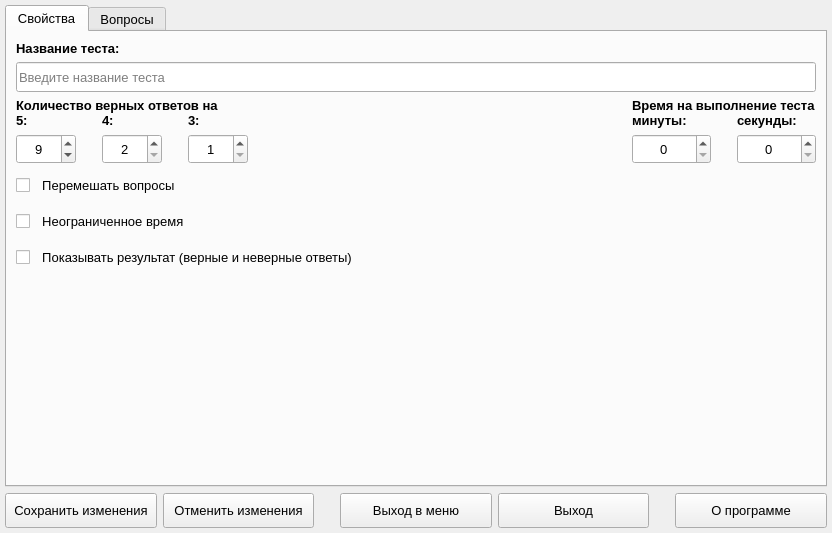
<?xml version="1.0" encoding="UTF-8"?>
<ui version="4.0">
 <class>MainTests</class>
 <widget class="QMainWindow" name="MainTests">
  <property name="geometry">
   <rect>
    <x>0</x>
    <y>0</y>
    <width>832</width>
    <height>533</height>
   </rect>
  </property>
  <property name="windowTitle">
   <string>Учебная оболочка [Редактирование теста]</string>
  </property>
  <widget class="QWidget" name="centralWidget">
   <layout class="QVBoxLayout" name="verticalLayout_13">
    <property name="leftMargin">
     <number>5</number>
    </property>
    <property name="topMargin">
     <number>5</number>
    </property>
    <property name="rightMargin">
     <number>5</number>
    </property>
    <property name="bottomMargin">
     <number>5</number>
    </property>
    <item>
     <widget class="QTabWidget" name="tabTests">
      <property name="font">
       <font>
        <pointsize>10</pointsize>
        <weight>50</weight>
        <bold>false</bold>
       </font>
      </property>
      <property name="currentIndex">
       <number>0</number>
      </property>
      <widget class="QWidget" name="tabProperties">
       <property name="font">
        <font>
         <pointsize>10</pointsize>
        </font>
       </property>
       <property name="styleSheet">
        <string notr="true">QLineEdit::focus {
	border: 1px solid red;
}

QCheckBox::hover {
	color: red;
}

QSpinBox::focus {
	border: 1px solid red;
}</string>
       </property>
       <attribute name="title">
        <string>Cвойства</string>
       </attribute>
       <layout class="QVBoxLayout" name="verticalLayout_11">
        <property name="leftMargin">
         <number>9</number>
        </property>
        <property name="topMargin">
         <number>9</number>
        </property>
        <property name="rightMargin">
         <number>9</number>
        </property>
        <property name="bottomMargin">
         <number>9</number>
        </property>
        <item>
         <layout class="QVBoxLayout" name="verticalLayout_7">
          <item>
           <widget class="QLabel" name="label_3">
            <property name="font">
             <font>
              <pointsize>10</pointsize>
              <weight>75</weight>
              <bold>true</bold>
             </font>
            </property>
            <property name="text">
             <string>Название теста:</string>
            </property>
           </widget>
          </item>
          <item>
           <widget class="QLineEdit" name="lineTestName">
            <property name="minimumSize">
             <size>
              <width>0</width>
              <height>30</height>
             </size>
            </property>
            <property name="font">
             <font>
              <pointsize>10</pointsize>
             </font>
            </property>
            <property name="styleSheet">
             <string notr="true"/>
            </property>
            <property name="placeholderText">
             <string>Введите название теста</string>
            </property>
           </widget>
          </item>
         </layout>
        </item>
        <item>
         <layout class="QHBoxLayout" name="horizontalLayout_5">
          <item>
           <layout class="QVBoxLayout" name="verticalLayout_6">
            <property name="spacing">
             <number>0</number>
            </property>
            <item>
             <widget class="QLabel" name="label_4">
              <property name="font">
               <font>
                <pointsize>10</pointsize>
                <weight>75</weight>
                <bold>true</bold>
               </font>
              </property>
              <property name="text">
               <string>Количество верных ответов на</string>
              </property>
             </widget>
            </item>
            <item>
             <layout class="QHBoxLayout" name="horizontalLayout_3">
              <property name="leftMargin">
               <number>0</number>
              </property>
              <property name="topMargin">
               <number>0</number>
              </property>
              <property name="rightMargin">
               <number>0</number>
              </property>
              <property name="bottomMargin">
               <number>0</number>
              </property>
              <item>
               <layout class="QVBoxLayout" name="verticalLayout_5">
                <item>
                 <widget class="QLabel" name="label_5">
                  <property name="font">
                   <font>
                    <pointsize>10</pointsize>
                    <weight>75</weight>
                    <bold>true</bold>
                   </font>
                  </property>
                  <property name="text">
                   <string>5:</string>
                  </property>
                 </widget>
                </item>
                <item>
                 <widget class="QSpinBox" name="spinFive">
                  <property name="minimumSize">
                   <size>
                    <width>60</width>
                    <height>30</height>
                   </size>
                  </property>
                  <property name="font">
                   <font>
                    <pointsize>10</pointsize>
                   </font>
                  </property>
                  <property name="alignment">
                   <set>Qt::AlignCenter</set>
                  </property>
                  <property name="minimum">
                   <number>3</number>
                  </property>
                  <property name="maximum">
                   <number>10</number>
                  </property>
                  <property name="value">
                   <number>9</number>
                  </property>
                 </widget>
                </item>
               </layout>
              </item>
              <item>
               <spacer name="horizontalSpacer_3">
                <property name="orientation">
                 <enum>Qt::Horizontal</enum>
                </property>
                <property name="sizeType">
                 <enum>QSizePolicy::Fixed</enum>
                </property>
                <property name="sizeHint" stdset="0">
                 <size>
                  <width>20</width>
                  <height>20</height>
                 </size>
                </property>
               </spacer>
              </item>
              <item>
               <layout class="QVBoxLayout" name="verticalLayout_4">
                <item>
                 <widget class="QLabel" name="label_6">
                  <property name="font">
                   <font>
                    <pointsize>10</pointsize>
                    <weight>75</weight>
                    <bold>true</bold>
                   </font>
                  </property>
                  <property name="text">
                   <string>4:</string>
                  </property>
                 </widget>
                </item>
                <item>
                 <widget class="QSpinBox" name="spinFour">
                  <property name="minimumSize">
                   <size>
                    <width>60</width>
                    <height>30</height>
                   </size>
                  </property>
                  <property name="font">
                   <font>
                    <pointsize>10</pointsize>
                   </font>
                  </property>
                  <property name="alignment">
                   <set>Qt::AlignCenter</set>
                  </property>
                  <property name="minimum">
                   <number>2</number>
                  </property>
                  <property name="maximum">
                   <number>8</number>
                  </property>
                 </widget>
                </item>
               </layout>
              </item>
              <item>
               <spacer name="horizontalSpacer_4">
                <property name="orientation">
                 <enum>Qt::Horizontal</enum>
                </property>
                <property name="sizeType">
                 <enum>QSizePolicy::Fixed</enum>
                </property>
                <property name="sizeHint" stdset="0">
                 <size>
                  <width>20</width>
                  <height>20</height>
                 </size>
                </property>
               </spacer>
              </item>
              <item>
               <layout class="QVBoxLayout" name="verticalLayout_3">
                <property name="leftMargin">
                 <number>0</number>
                </property>
                <property name="topMargin">
                 <number>0</number>
                </property>
                <item>
                 <widget class="QLabel" name="label_7">
                  <property name="font">
                   <font>
                    <pointsize>10</pointsize>
                    <weight>75</weight>
                    <bold>true</bold>
                   </font>
                  </property>
                  <property name="text">
                   <string>3:</string>
                  </property>
                 </widget>
                </item>
                <item>
                 <widget class="QSpinBox" name="spinThree">
                  <property name="minimumSize">
                   <size>
                    <width>60</width>
                    <height>30</height>
                   </size>
                  </property>
                  <property name="font">
                   <font>
                    <pointsize>10</pointsize>
                   </font>
                  </property>
                  <property name="alignment">
                   <set>Qt::AlignCenter</set>
                  </property>
                  <property name="minimum">
                   <number>1</number>
                  </property>
                  <property name="maximum">
                   <number>6</number>
                  </property>
                 </widget>
                </item>
               </layout>
              </item>
             </layout>
            </item>
           </layout>
          </item>
          <item>
           <spacer name="horizontalSpacer_7">
            <property name="orientation">
             <enum>Qt::Horizontal</enum>
            </property>
            <property name="sizeHint" stdset="0">
             <size>
              <width>40</width>
              <height>20</height>
             </size>
            </property>
           </spacer>
          </item>
          <item>
           <layout class="QVBoxLayout" name="verticalLayout_10">
            <property name="spacing">
             <number>0</number>
            </property>
            <item>
             <widget class="QLabel" name="label_8">
              <property name="font">
               <font>
                <pointsize>10</pointsize>
                <weight>75</weight>
                <bold>true</bold>
               </font>
              </property>
              <property name="text">
               <string>Время на выполнение теста</string>
              </property>
             </widget>
            </item>
            <item>
             <layout class="QHBoxLayout" name="horizontalLayout_4">
              <item>
               <layout class="QVBoxLayout" name="verticalLayout_8">
                <item>
                 <widget class="QLabel" name="label_9">
                  <property name="font">
                   <font>
                    <pointsize>10</pointsize>
                    <weight>75</weight>
                    <bold>true</bold>
                   </font>
                  </property>
                  <property name="text">
                   <string>минуты:</string>
                  </property>
                 </widget>
                </item>
                <item>
                 <widget class="QSpinBox" name="spinMinutes">
                  <property name="minimumSize">
                   <size>
                    <width>60</width>
                    <height>30</height>
                   </size>
                  </property>
                  <property name="font">
                   <font>
                    <pointsize>10</pointsize>
                   </font>
                  </property>
                  <property name="alignment">
                   <set>Qt::AlignCenter</set>
                  </property>
                 </widget>
                </item>
               </layout>
              </item>
              <item>
               <spacer name="horizontalSpacer_6">
                <property name="orientation">
                 <enum>Qt::Horizontal</enum>
                </property>
                <property name="sizeType">
                 <enum>QSizePolicy::Fixed</enum>
                </property>
                <property name="sizeHint" stdset="0">
                 <size>
                  <width>20</width>
                  <height>20</height>
                 </size>
                </property>
               </spacer>
              </item>
              <item>
               <layout class="QVBoxLayout" name="verticalLayout_9">
                <item>
                 <widget class="QLabel" name="label_10">
                  <property name="font">
                   <font>
                    <pointsize>10</pointsize>
                    <weight>75</weight>
                    <bold>true</bold>
                   </font>
                  </property>
                  <property name="text">
                   <string>секунды:</string>
                  </property>
                 </widget>
                </item>
                <item>
                 <widget class="QSpinBox" name="spinSeconds">
                  <property name="minimumSize">
                   <size>
                    <width>60</width>
                    <height>30</height>
                   </size>
                  </property>
                  <property name="font">
                   <font>
                    <pointsize>10</pointsize>
                   </font>
                  </property>
                  <property name="alignment">
                   <set>Qt::AlignCenter</set>
                  </property>
                  <property name="maximum">
                   <number>59</number>
                  </property>
                 </widget>
                </item>
               </layout>
              </item>
             </layout>
            </item>
           </layout>
          </item>
         </layout>
        </item>
        <item>
         <widget class="QCheckBox" name="checkMix">
          <property name="minimumSize">
           <size>
            <width>50</width>
            <height>30</height>
           </size>
          </property>
          <property name="font">
           <font>
            <pointsize>10</pointsize>
            <weight>50</weight>
            <bold>false</bold>
           </font>
          </property>
          <property name="text">
           <string>  Перемешать вопросы</string>
          </property>
          <property name="iconSize">
           <size>
            <width>30</width>
            <height>30</height>
           </size>
          </property>
          <property name="checkable">
           <bool>true</bool>
          </property>
          <property name="checked">
           <bool>false</bool>
          </property>
          <property name="tristate">
           <bool>false</bool>
          </property>
         </widget>
        </item>
        <item>
         <widget class="QCheckBox" name="checkUnlimitedTime">
          <property name="minimumSize">
           <size>
            <width>50</width>
            <height>30</height>
           </size>
          </property>
          <property name="font">
           <font>
            <pointsize>10</pointsize>
            <weight>50</weight>
            <bold>false</bold>
           </font>
          </property>
          <property name="text">
           <string>  Неограниченное время</string>
          </property>
          <property name="iconSize">
           <size>
            <width>30</width>
            <height>30</height>
           </size>
          </property>
          <property name="tristate">
           <bool>false</bool>
          </property>
         </widget>
        </item>
        <item>
         <widget class="QCheckBox" name="checkShowResult">
          <property name="minimumSize">
           <size>
            <width>50</width>
            <height>30</height>
           </size>
          </property>
          <property name="font">
           <font>
            <pointsize>10</pointsize>
            <weight>50</weight>
            <bold>false</bold>
           </font>
          </property>
          <property name="text">
           <string>  Показывать результат (верные и неверные ответы)</string>
          </property>
          <property name="iconSize">
           <size>
            <width>30</width>
            <height>30</height>
           </size>
          </property>
          <property name="tristate">
           <bool>false</bool>
          </property>
         </widget>
        </item>
        <item>
         <spacer name="verticalSpacer">
          <property name="orientation">
           <enum>Qt::Vertical</enum>
          </property>
          <property name="sizeHint" stdset="0">
           <size>
            <width>20</width>
            <height>40</height>
           </size>
          </property>
         </spacer>
        </item>
       </layout>
      </widget>
      <widget class="QWidget" name="tabQuestions">
       <attribute name="title">
        <string>Вопросы</string>
       </attribute>
       <layout class="QVBoxLayout" name="verticalLayout_16">
        <item>
         <layout class="QHBoxLayout" name="horizontalLayout_7">
          <item>
           <layout class="QVBoxLayout" name="verticalLayout_14">
            <item>
             <widget class="QTableView" name="tableQuestions">
              <property name="font">
               <font>
                <family>MS Shell Dlg 2</family>
                <pointsize>10</pointsize>
               </font>
              </property>
              <property name="styleSheet">
               <string notr="true"/>
              </property>
              <property name="selectionMode">
               <enum>QAbstractItemView::SingleSelection</enum>
              </property>
              <property name="textElideMode">
               <enum>Qt::ElideMiddle</enum>
              </property>
             </widget>
            </item>
            <item>
             <widget class="QLabel" name="labelCountQuestions">
              <property name="font">
               <font>
                <pointsize>10</pointsize>
                <weight>75</weight>
                <bold>true</bold>
               </font>
              </property>
              <property name="text">
               <string>Количество вопросов:</string>
              </property>
             </widget>
            </item>
            <item>
             <widget class="QLabel" name="label_13">
              <property name="text">
               <string>&lt;font style=&quot;color: grey;&quot;&gt;
Минимальное количество вопросов: 5
&lt;/font&gt;</string>
              </property>
             </widget>
            </item>
           </layout>
          </item>
          <item>
           <spacer name="horizontalSpacer_8">
            <property name="orientation">
             <enum>Qt::Horizontal</enum>
            </property>
            <property name="sizeType">
             <enum>QSizePolicy::Fixed</enum>
            </property>
            <property name="sizeHint" stdset="0">
             <size>
              <width>20</width>
              <height>20</height>
             </size>
            </property>
           </spacer>
          </item>
          <item>
           <layout class="QVBoxLayout" name="verticalLayout_15">
            <item>
             <layout class="QVBoxLayout" name="verticalLayout_2">
              <item>
               <widget class="QLabel" name="label_2">
                <property name="font">
                 <font>
                  <pointsize>10</pointsize>
                  <weight>75</weight>
                  <bold>true</bold>
                 </font>
                </property>
                <property name="text">
                 <string>Вопрос:</string>
                </property>
               </widget>
              </item>
              <item>
               <widget class="QTextBrowser" name="textQuestion">
                <property name="readOnly">
                 <bool>false</bool>
                </property>
                <property name="placeholderText">
                 <string>Введите вопрос...</string>
                </property>
               </widget>
              </item>
             </layout>
            </item>
            <item>
             <layout class="QHBoxLayout" name="horizontalLayout_6">
              <property name="spacing">
               <number>0</number>
              </property>
              <item>
               <layout class="QVBoxLayout" name="verticalLayout_12">
                <item>
                 <widget class="QLabel" name="label_11">
                  <property name="font">
                   <font>
                    <pointsize>10</pointsize>
                    <weight>75</weight>
                    <bold>true</bold>
                   </font>
                  </property>
                  <property name="text">
                   <string>Порядковый номер:</string>
                  </property>
                 </widget>
                </item>
                <item>
                 <widget class="QSpinBox" name="spinIndexNumber">
                  <property name="minimumSize">
                   <size>
                    <width>60</width>
                    <height>30</height>
                   </size>
                  </property>
                  <property name="maximumSize">
                   <size>
                    <width>60</width>
                    <height>16777215</height>
                   </size>
                  </property>
                  <property name="minimum">
                   <number>1</number>
                  </property>
                 </widget>
                </item>
               </layout>
              </item>
              <item>
               <spacer name="horizontalSpacer_5">
                <property name="orientation">
                 <enum>Qt::Horizontal</enum>
                </property>
                <property name="sizeHint" stdset="0">
                 <size>
                  <width>40</width>
                  <height>20</height>
                 </size>
                </property>
               </spacer>
              </item>
             </layout>
            </item>
            <item>
             <layout class="QVBoxLayout" name="verticalLayout">
              <item>
               <widget class="QLabel" name="label">
                <property name="font">
                 <font>
                  <pointsize>10</pointsize>
                  <weight>75</weight>
                  <bold>true</bold>
                 </font>
                </property>
                <property name="text">
                 <string>Ответы:</string>
                </property>
               </widget>
              </item>
              <item>
               <widget class="QLineEdit" name="lineCorrectAnswer">
                <property name="minimumSize">
                 <size>
                  <width>0</width>
                  <height>30</height>
                 </size>
                </property>
                <property name="font">
                 <font>
                  <pointsize>10</pointsize>
                 </font>
                </property>
                <property name="styleSheet">
                 <string notr="true">border: 1px solid green;</string>
                </property>
                <property name="placeholderText">
                 <string>Введите верный ответ...</string>
                </property>
               </widget>
              </item>
              <item>
               <widget class="QLineEdit" name="lineIncorrectAnswer1">
                <property name="minimumSize">
                 <size>
                  <width>0</width>
                  <height>30</height>
                 </size>
                </property>
                <property name="font">
                 <font>
                  <pointsize>10</pointsize>
                 </font>
                </property>
                <property name="styleSheet">
                 <string notr="true">border: 1px solid red;</string>
                </property>
                <property name="placeholderText">
                 <string>Введите неверный ответ...</string>
                </property>
               </widget>
              </item>
              <item>
               <widget class="QLineEdit" name="lineIncorrectAnswer2">
                <property name="minimumSize">
                 <size>
                  <width>0</width>
                  <height>30</height>
                 </size>
                </property>
                <property name="font">
                 <font>
                  <pointsize>10</pointsize>
                 </font>
                </property>
                <property name="styleSheet">
                 <string notr="true">border: 1px solid red;</string>
                </property>
                <property name="placeholderText">
                 <string>Введите неверный ответ...</string>
                </property>
               </widget>
              </item>
              <item>
               <widget class="QLineEdit" name="lineIncorrectAnswer3">
                <property name="minimumSize">
                 <size>
                  <width>0</width>
                  <height>30</height>
                 </size>
                </property>
                <property name="font">
                 <font>
                  <pointsize>10</pointsize>
                 </font>
                </property>
                <property name="styleSheet">
                 <string notr="true">border: 1px solid red;</string>
                </property>
                <property name="placeholderText">
                 <string>Введите неверный ответ...</string>
                </property>
               </widget>
              </item>
             </layout>
            </item>
            <item>
             <layout class="QHBoxLayout" name="horizontalLayout_2">
              <item>
               <widget class="QPushButton" name="buttonAddQuestion">
                <property name="minimumSize">
                 <size>
                  <width>140</width>
                  <height>35</height>
                 </size>
                </property>
                <property name="font">
                 <font>
                  <pointsize>10</pointsize>
                 </font>
                </property>
                <property name="styleSheet">
                 <string notr="true">QPushButton::hover {
	color: red;
}</string>
                </property>
                <property name="text">
                 <string>Добавить вопрос</string>
                </property>
               </widget>
              </item>
              <item>
               <widget class="QPushButton" name="buttonRemoveQuestion">
                <property name="enabled">
                 <bool>false</bool>
                </property>
                <property name="minimumSize">
                 <size>
                  <width>140</width>
                  <height>35</height>
                 </size>
                </property>
                <property name="font">
                 <font>
                  <pointsize>10</pointsize>
                 </font>
                </property>
                <property name="styleSheet">
                 <string notr="true">QPushButton::hover {
	color: red;
}</string>
                </property>
                <property name="text">
                 <string>Удалить вопрос</string>
                </property>
               </widget>
              </item>
             </layout>
            </item>
           </layout>
          </item>
         </layout>
        </item>
        <item>
         <spacer name="verticalSpacer_2">
          <property name="orientation">
           <enum>Qt::Vertical</enum>
          </property>
          <property name="sizeHint" stdset="0">
           <size>
            <width>20</width>
            <height>18</height>
           </size>
          </property>
         </spacer>
        </item>
       </layout>
      </widget>
     </widget>
    </item>
    <item>
     <layout class="QHBoxLayout" name="horizontalLayout">
      <item>
       <widget class="QPushButton" name="buttonSave">
        <property name="minimumSize">
         <size>
          <width>140</width>
          <height>35</height>
         </size>
        </property>
        <property name="font">
         <font>
          <pointsize>10</pointsize>
         </font>
        </property>
        <property name="styleSheet">
         <string notr="true">QPushButton::hover {
	color: red;
}</string>
        </property>
        <property name="text">
         <string>Сохранить изменения</string>
        </property>
       </widget>
      </item>
      <item>
       <widget class="QPushButton" name="buttonUndo">
        <property name="minimumSize">
         <size>
          <width>140</width>
          <height>35</height>
         </size>
        </property>
        <property name="font">
         <font>
          <pointsize>10</pointsize>
         </font>
        </property>
        <property name="styleSheet">
         <string notr="true">QPushButton::hover {
	color: red;
}</string>
        </property>
        <property name="text">
         <string>Отменить изменения</string>
        </property>
       </widget>
      </item>
      <item>
       <spacer name="horizontalSpacer">
        <property name="orientation">
         <enum>Qt::Horizontal</enum>
        </property>
        <property name="sizeType">
         <enum>QSizePolicy::Fixed</enum>
        </property>
        <property name="sizeHint" stdset="0">
         <size>
          <width>20</width>
          <height>20</height>
         </size>
        </property>
       </spacer>
      </item>
      <item>
       <widget class="QPushButton" name="buttonExitToMenu">
        <property name="minimumSize">
         <size>
          <width>140</width>
          <height>35</height>
         </size>
        </property>
        <property name="font">
         <font>
          <pointsize>10</pointsize>
         </font>
        </property>
        <property name="styleSheet">
         <string notr="true">QPushButton::hover {
	color: red;
}</string>
        </property>
        <property name="text">
         <string>Выход в меню</string>
        </property>
       </widget>
      </item>
      <item>
       <widget class="QPushButton" name="buttonExit">
        <property name="minimumSize">
         <size>
          <width>140</width>
          <height>35</height>
         </size>
        </property>
        <property name="font">
         <font>
          <pointsize>10</pointsize>
         </font>
        </property>
        <property name="styleSheet">
         <string notr="true">QPushButton::hover {
	color: red;
}</string>
        </property>
        <property name="text">
         <string>Выход</string>
        </property>
       </widget>
      </item>
      <item>
       <spacer name="horizontalSpacer_2">
        <property name="orientation">
         <enum>Qt::Horizontal</enum>
        </property>
        <property name="sizeType">
         <enum>QSizePolicy::Fixed</enum>
        </property>
        <property name="sizeHint" stdset="0">
         <size>
          <width>20</width>
          <height>20</height>
         </size>
        </property>
       </spacer>
      </item>
      <item>
       <widget class="QPushButton" name="buttonAbout">
        <property name="minimumSize">
         <size>
          <width>140</width>
          <height>35</height>
         </size>
        </property>
        <property name="font">
         <font>
          <pointsize>10</pointsize>
         </font>
        </property>
        <property name="styleSheet">
         <string notr="true">QPushButton::hover {
	color: red;
}</string>
        </property>
        <property name="text">
         <string>О программе</string>
        </property>
       </widget>
      </item>
     </layout>
    </item>
   </layout>
  </widget>
 </widget>
 <layoutdefault spacing="6" margin="11"/>
 <resources/>
 <connections/>
</ui>
